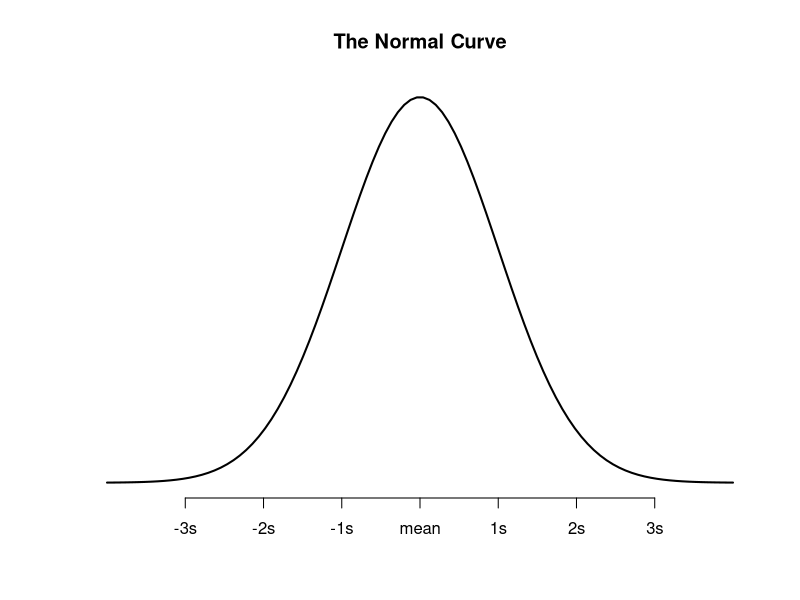

Write the R code that produced this figure.
## ---- chunk 1
knitr::opts_chunk$set(echo = TRUE)
## ---- chunk 2
x <- seq(-4, 4, length=100)
y <- dnorm(x)
plot(x,y, type = "l", lwd = 2, axes = FALSE, xlab = "", ylab = "",main= "The Normal Curve")
axis(1, at = -3:3, labels = c("-3s", "-2s", "-1s", "mean", "1s", "2s", "3s"))
